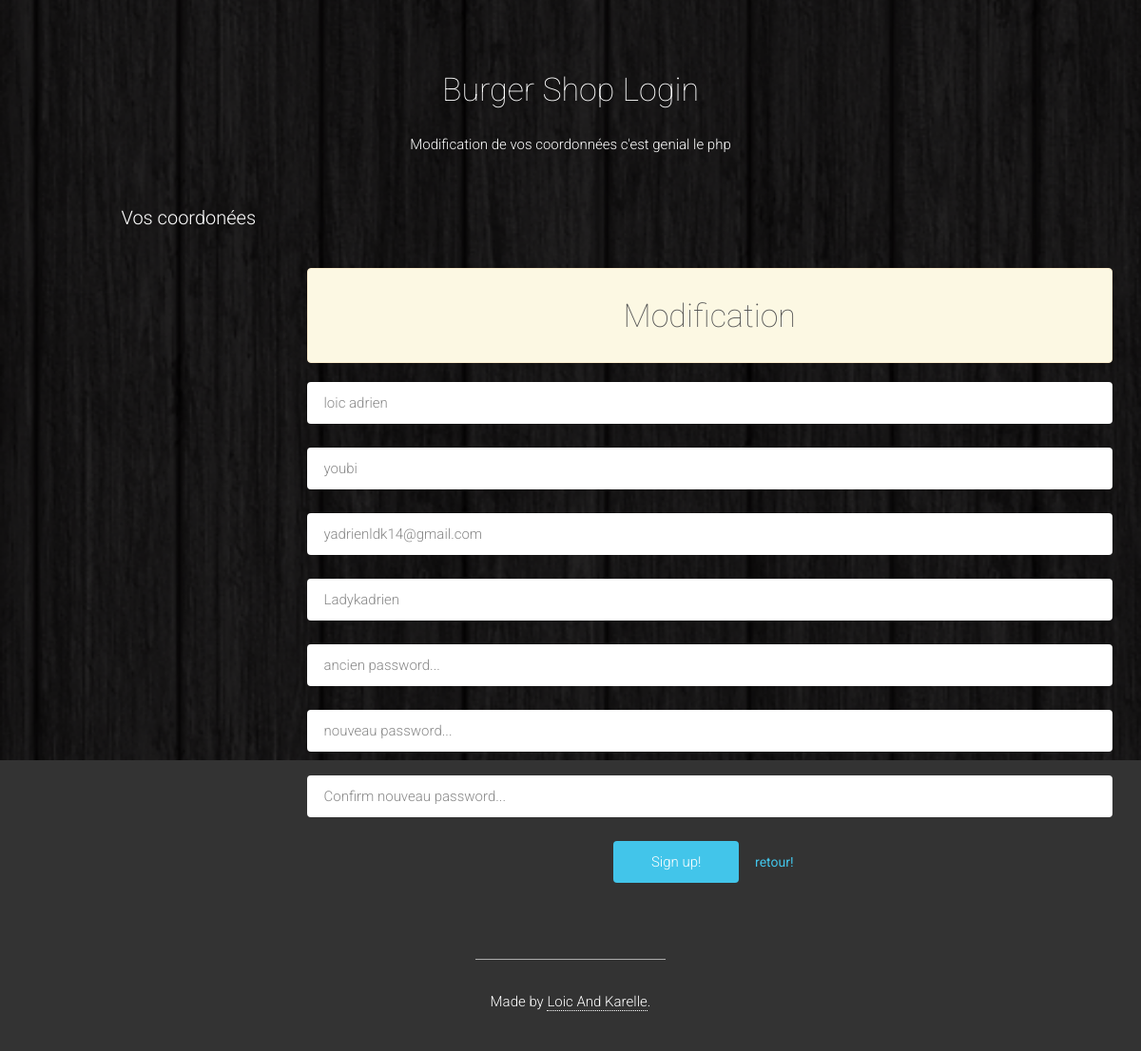
The app's page /administration/modifier_user.php?login=Ladykadrien with its own data.
### tables this page shows
CREATE TABLE IF NOT EXISTS `users` (
  `id` int(11) NOT NULL AUTO_INCREMENT,
  `nom` varchar(255) NOT NULL,
  `prenom` varchar(255) NOT NULL,
  `email` varchar(200) NOT NULL,
  `login` varchar(30) NOT NULL,
  `password` varchar(255) NOT NULL,
  PRIMARY KEY (`id`)
);

### administration/modifier_user.php (the view, shortened to what this page needs)
<?php
if(!empty($_GET['login'])){
    $login = trim($_GET['login']);
    $login = stripslashes($_GET['login']);
    $login = htmlspecialchars($_GET['login']);
}
$info="Modification";
?>
<!DOCTYPE html>
<html lang="fr">
<head>
    <link rel="stylesheet" href="../assets/bootstrap/css/bootstrap.min.css">
    <link rel="stylesheet" href="../assets/font-awesome/css/font-awesome.min.css">
    <link rel="stylesheet" href="../assets/css/form-elements.css">
    <link rel="stylesheet" href="../assets/css/style.css">
</head>
<body>
<div class="top-content">
    <div class="container">
        <div class="row">
            <div class="col-sm-8 col-sm-offset-2 text">
                <h1>Burger Shop Login </h1>
                <div class="description">
                    <p>
                        Modification de vos coordonnées c'est genial le php
                    </p>
                </div>
            </div>
        </div>
        <div class="row">
            <div class="col-sm-10 col-sm-offset-1 show-forms">
                <span class="show-register-form active">Vos coordonées</span>
            </div>
        </div>
        <div class="row register-form">
            <div class="col-sm-9 col-sm-offset-3">
                <form role="form" action="" method="post" class="r-form">
                    <div class="alert alert-warning" style="color:#ffff00;"><h1><?= $info ?></h1></div>
                    <?php
                    $bd = database::connect();
                    $statement1 = $bd->query("SELECT * FROM `users` WHERE login='$login'");
                    $user = $statement1->fetch();
                    ?>
                    <div class="form-group">
                        <input type="text" name="prenom" placeholder="" value="<?php echo $user['prenom']?>" class="r-form-first-name form-control" id="r-form-first-name">
                    </div>
                    <div class="form-group">
                        <input type="text" name="nom" placeholder="" value="<?php echo $user['nom']?>" class="r-form-last-name form-control" id="r-form-last-name">
                    </div>
                    <div class="form-group">
                        <input type="text" name="email" placeholder="Email..." value="<?php echo $user['email']?>" class="r-form-email form-control" id="r-form-email">
                    </div>
                    <div class="form-group">
                        <input type="text" name="login" placeholder="Login..." value="<?php echo $user['login']?>" class="r-form-email form-control" id="r-form-email">
                    </div>
                    <div class="form-group">
                        <input type="password" name="oldpassword" placeholder="ancien password..." class="r-form-email form-control" id="r-form-email">
                    </div>
                    <div class="form-group">
                        <input type="password" name="password" placeholder="nouveau password..." class="r-form-email form-control" id="r-form-email">
                    </div>
                    <div class="form-group">
                        <input type="password" name="Confirmpassword" placeholder="Confirm nouveau password..." class="r-form-email form-control" id="r-form-email">
                    </div>
                    <button type="submit" class="btn" name="register" >Sign up!</button>
                    <a  class="btn btn=danger" href="index_admin.php" >retour!</a>
                </form>
            </div>
        </div>
    </div>
</div>
<footer>
    <div class="container">
        <div class="row">
            <div class="col-sm-8 col-sm-offset-2">
                <div class="footer-border"></div>
                <p>Made by <a href="#" target="_blank">Loic And Karelle</a>.</p>
            </div>
        </div>
    </div>
</footer>
</body>
</html>
<!DOCTYPE html>
<html>
<head>
</head>
    <body>
    </body>
</html>

### assets/css/form-elements.css (style rules this page uses)
input[type="text"], input[type="password"], textarea, textarea.form-control { height: 44px; margin: 0; padding: 0 15px; vertical-align: middle; background: #fff; border: 3px solid #fff; font-family: 'Roboto', sans-serif; font-size: 15px; font-weight: 300; line-height: 44px; color: #888; -moz-border-radius: 4px; -webkit-border-radius: 4px; border-radius: 4px; -moz-box-shadow: none; -webkit-box-shadow: none; box-shadow: none; -o-transition: all .3s; -moz-transition: all .3s; -webkit-transition: all .3s; -ms-transition: all .3s; transition: all .3s; }
button.btn { height: 44px; margin: 0; padding: 0 40px; vertical-align: middle; background: #42c5ea; border: 0; font-family: 'Roboto', sans-serif; font-size: 15px; font-weight: 300; line-height: 44px; color: #fff; -moz-border-radius: 4px; -webkit-border-radius: 4px; border-radius: 4px; text-shadow: none; -moz-box-shadow: none; -webkit-box-shadow: none; box-shadow: none; -o-transition: all .3s; -moz-transition: all .3s; -webkit-transition: all .3s; -ms-transition: all .3s; transition: all .3s; }

### assets/css/style.css (style rules this page uses)
body { background: #333; font-family: 'Roboto', sans-serif; font-size: 15px; font-weight: 300; color: #888; line-height: 28px; text-align: center; }
a, a:hover, a:focus { color: #42c5ea; text-decoration: none; -o-transition: all .3s; -moz-transition: all .3s; -webkit-transition: all .3s; -ms-transition: all .3s; transition: all .3s; }
h1, h2 { margin-top: 10px; font-size: 34px; font-weight: 100; color: #555; line-height: 48px; }
.top-content { padding: 60px 0 80px 0; }
.top-content .text { color: #fff; }
.top-content .text h1 { color: #fff; }
.top-content .description { margin: 20px 0 10px 0; }
.show-forms { padding-top: 40px; font-size: 20px; color: #fff; line-height: 26px; text-align: left; }
.show-register-form, .show-forms-divider, .show-login-form { opacity: 0.6; }
.show-register-form, .show-login-form { cursor: pointer; -o-transition: all .3s; -moz-transition: all .3s; -webkit-transition: all .3s; -ms-transition: all .3s; transition: all .3s; }
.show-register-form.active, .show-login-form.active, .show-register-form:hover, .show-login-form:hover { opacity: 1; }
.r-form { padding-top: 40px; }
.r-form .form-group { margin-bottom: 25px; }
footer { padding-bottom: 70px; color: #fff; }
footer .footer-border { width: 200px; margin: 0 auto; padding-bottom: 30px; border-top: 1px solid #fff; border-top: 1px solid rgba(255, 255, 255, 0.6); }
footer a { color: #fff; border-bottom: 1px dotted #fff; }

### records on screen
users: prenom "loic adrien", nom "youbi", email "yadrienldk14@gmail.com", login "Ladykadrien"

### other values on screen
$info "Modification"
